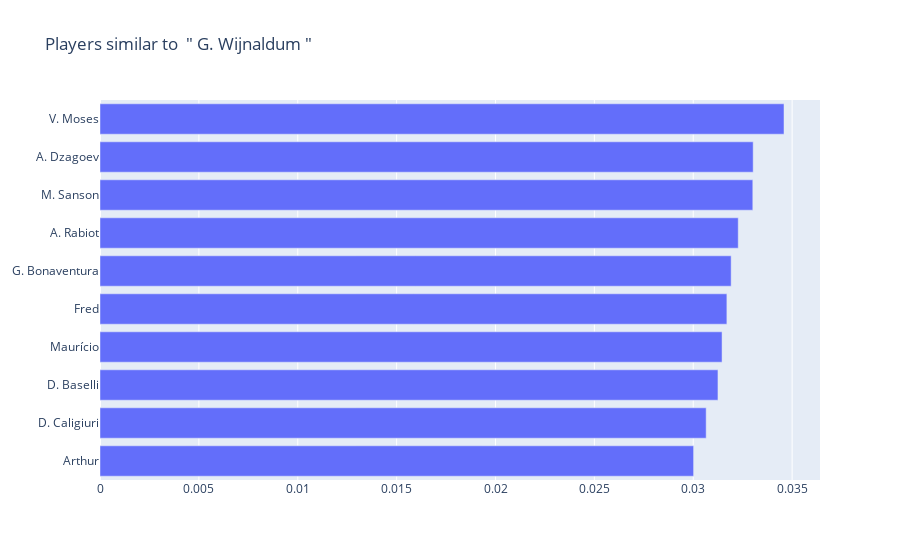

Notebook code cell kept with this figure:
### Code cell
player_scouter(similar_df, dist_df, 181291)

### Figure 1 — Plotly figure (JSON) as saved in the notebook; plotly's stock layout.template omitted (floating-point values rounded to 4 significant figures)
{"data": [{"orientation": "h", "type": "bar", "x": [0.03002, 0.03065, 0.03125, 0.03146, 0.0317, 0.03192, 0.03228, 0.03301, 0.03303, 0.03459], "y": ["Arthur", "D. Caligiuri", "D. Baselli", "Maurício", "Fred", "G. Bonaventura", "A. Rabiot", "M. Sanson", "A. Dzagoev", "V. Moses"]}], "layout": {"title": {"text": "Players similar to  \" G. Wijnaldum \""}}}
